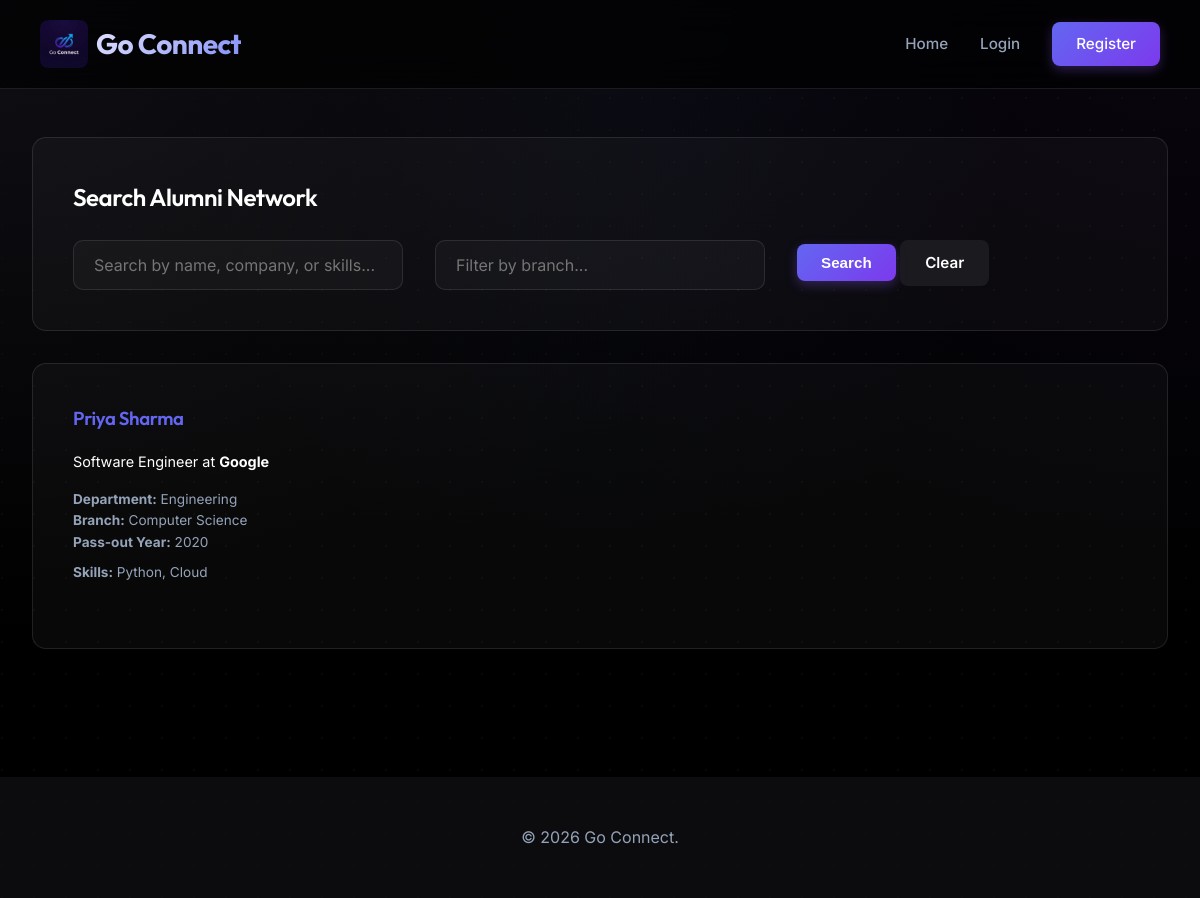
Screenshot of /search with the database file from the repository.
### tables this page shows
CREATE TABLE profiles (
            user_id INTEGER PRIMARY KEY,
            department TEXT,
            branch TEXT,
            year TEXT, -- passout year or current year
            company TEXT,
            designation TEXT,
            skills TEXT,
            interests TEXT,
            achievements TEXT,
            resume TEXT,
            mentor_willing INTEGER DEFAULT 1,
            FOREIGN KEY(user_id) REFERENCES users(id)
        );

CREATE TABLE users (
            id INTEGER PRIMARY KEY AUTOINCREMENT,
            role TEXT NOT NULL, -- 'student', 'alumni', 'admin'
            fullname TEXT NOT NULL,
            email TEXT UNIQUE NOT NULL,
            password_hash TEXT NOT NULL
        );

### app.py (the view)
@app.route('/search')
def search():
    q = request.args.get('q', '').lower()
    branch = request.args.get('branch', '').lower()
    conn = get_db()
    query = """
        SELECT u.id, u.fullname, p.department, p.branch, p.year, p.company, p.designation, p.skills, p.mentor_willing
        FROM users u
        JOIN profiles p ON u.id = p.user_id
        WHERE u.role = 'alumni'
    """
    params = []
    if q:
        query += " AND (LOWER(u.fullname) LIKE ? OR LOWER(p.company) LIKE ? OR LOWER(p.skills) LIKE ?)"
        params.extend([f'%{q}%', f'%{q}%', f'%{q}%'])
    if branch:
        query += " AND LOWER(p.branch) LIKE ?"
        params.append(f'%{branch}%')
    results = conn.execute(query, params).fetchall()
    conn.close()
    return render_template('search.html', results=results)

### app.py (called while the page is built)
def get_db():
    conn = sqlite3.connect(DB_FILE)
    conn.row_factory = sqlite3.Row
    return conn

### templates/search.html (shortened to what this page needs)
{% extends 'base.html' %}
{% block content %}
<div class="card" style="margin-bottom: 2rem;">
    <h2 style="margin-bottom: 1rem;">Search Alumni Network</h2>
    <form method="GET" action="{{ url_for('search') }}" class="grid-3">
        <div class="form-group" style="margin: 0;">
            <input type="text" name="q" class="form-control" placeholder="Search by name, company, or skills..." value="{{ request.args.get('q', '') }}">
        </div>
        <div class="form-group" style="margin: 0;">
            <input type="text" name="branch" class="form-control" placeholder="Filter by branch..." value="{{ request.args.get('branch', '') }}">
        </div>
        <div>
            <button type="submit" class="btn btn-primary">Search</button>
            <a href="{{ url_for('search') }}" class="btn">Clear</a>
        </div>
    </form>
</div>
<div class="grid-3">
    {% for alumni in results %}
    <div class="card" style="margin-bottom: 0;">
        <h3 style="margin-bottom: 0.5rem; color: var(--primary);">{{ alumni.fullname }}</h3>
        <p style="font-size: 0.9rem; margin-bottom: 1rem;">{{ alumni.designation }} at <strong>{{ alumni.company }}</strong></p>
        <div style="font-size: 0.85rem; color: var(--text-muted); margin-bottom: 1.5rem;">
            <p><strong>Department:</strong> {{ alumni.department }}</p>
            <p><strong>Branch:</strong> {{ alumni.branch }}</p>
            <p><strong>Pass-out Year:</strong> {{ alumni.year }}</p>
            <p style="margin-top: 0.5rem;"><strong>Skills:</strong> {{ alumni.skills }}</p>
        </div>
    </div>
    {% else %}
    <div style="grid-column: span 3; text-align: center; padding: 2rem;">
        <p>No alumni found matching your criteria.</p>
    </div>
    {% endfor %}
</div>
{% endblock %}

### static/css/style.css (style rules this page uses)
:root { --primary: #6366f1; --primary-light: #818cf8; --background: #000000; --surface: rgba(18, 18, 22, 0.7); --surface-highlight: rgba(30, 30, 35, 0.8); --text-main: #ffffff; --text-muted: #94a3b8; --border: rgba(255, 255, 255, 0.1); --border-glow: rgba(99, 102, 241, 0.3); --radius: 14px; --mesh-1: radial-gradient(at 0% 0%, hsla(253,16%,7%,1) 0, transparent 50%); --mesh-2: radial-gradient(at 50% 0%, hsla(225,39%,30%,0.15) 0, transparent 50%); --mesh-3: radial-gradient(at 100% 0%, hsla(263,45%,20%,0.2) 0, transparent 50%); }
* { box-sizing: border-box; margin: 0; padding: 0; }
body { background-color: var(--background); background-image: var(--mesh-1), var(--mesh-2), var(--mesh-3), radial-gradient(circle at 2px 2px, rgba(255,255,255,0.03) 1px, transparent 0); background-size: 100% 100%, 100% 100%, 100% 100%, 32px 32px; background-attachment: fixed; color: var(--text-main); font-family: 'Inter', -apple-system, sans-serif; line-height: 1.6; -webkit-font-smoothing: antialiased; min-height: 100vh; }
h1, h2, h3, h4, h5, h6 { font-family: 'Outfit', sans-serif; font-weight: 600; letter-spacing: -0.02em; color: var(--text-main); }
a { text-decoration: none; color: var(--primary-light); transition: all 0.3s ease; }
.btn { display: inline-flex; align-items: center; justify-content: center; padding: 0.6rem 1.5rem; border-radius: 8px; border: 1px solid transparent; cursor: pointer; font-weight: 600; font-size: 0.95rem; text-align: center; transition: all 0.3s cubic-bezier(0.4, 0, 0.2, 1); background-color: var(--surface-highlight); color: var(--text-main) !important; }
.btn-primary { background: linear-gradient(135deg, var(--primary), #7c3aed); color: #fff !important; border: none; box-shadow: 0 4px 12px rgba(139, 92, 246, 0.3); }
.card { background: rgba(255, 255, 255, 0.03); backdrop-filter: blur(10px); -webkit-backdrop-filter: blur(10px); border: 1px solid var(--border); border-radius: var(--radius); padding: 2.5rem; margin-bottom: 2rem; transition: all 0.4s cubic-bezier(0.175, 0.885, 0.32, 1.275); }
.card h2, .card h3 { margin-bottom: 1rem; padding-bottom: 0.5rem; border-bottom: 1px solid var(--border-light); }
.form-group { margin-bottom: 1.5rem; }
.form-control, select, textarea { width: 100%; padding: 0.85rem 1.25rem; background-color: rgba(255, 255, 255, 0.03); border: 1px solid var(--border); color: var(--text-main); border-radius: 10px; font-size: 1rem; transition: all 0.3s ease; font-family: inherit; }
.grid-3 { display: grid; grid-template-columns: repeat(auto-fit, minmax(280px, 1fr)); gap: 2rem; }

### rows the page displays
profiles: fullname "Priya Sharma", designation "Software Engineer", company "Google", department "Engineering", branch "Computer Science", year "2020", skills "Python, Cloud"
